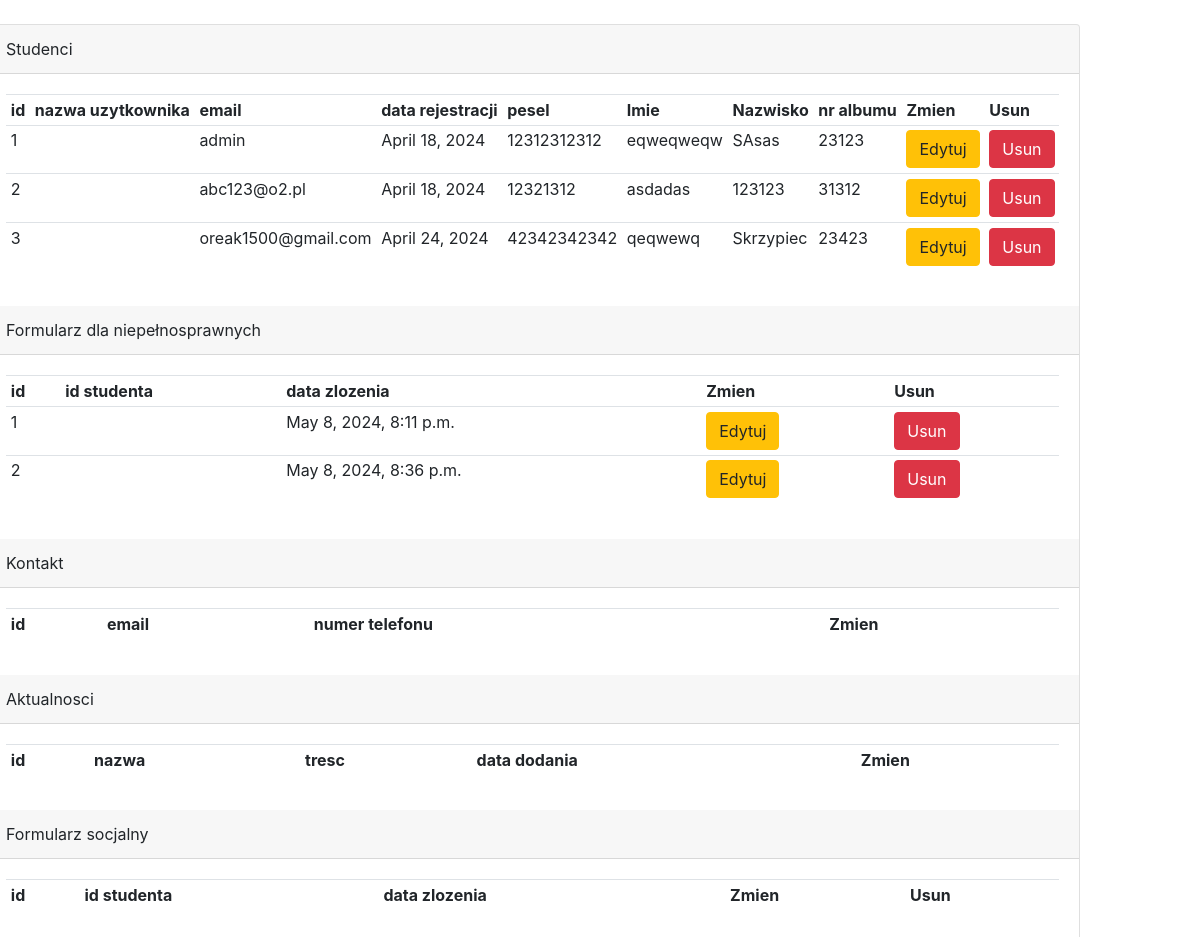
Page /admin_tables on the earlier database version.
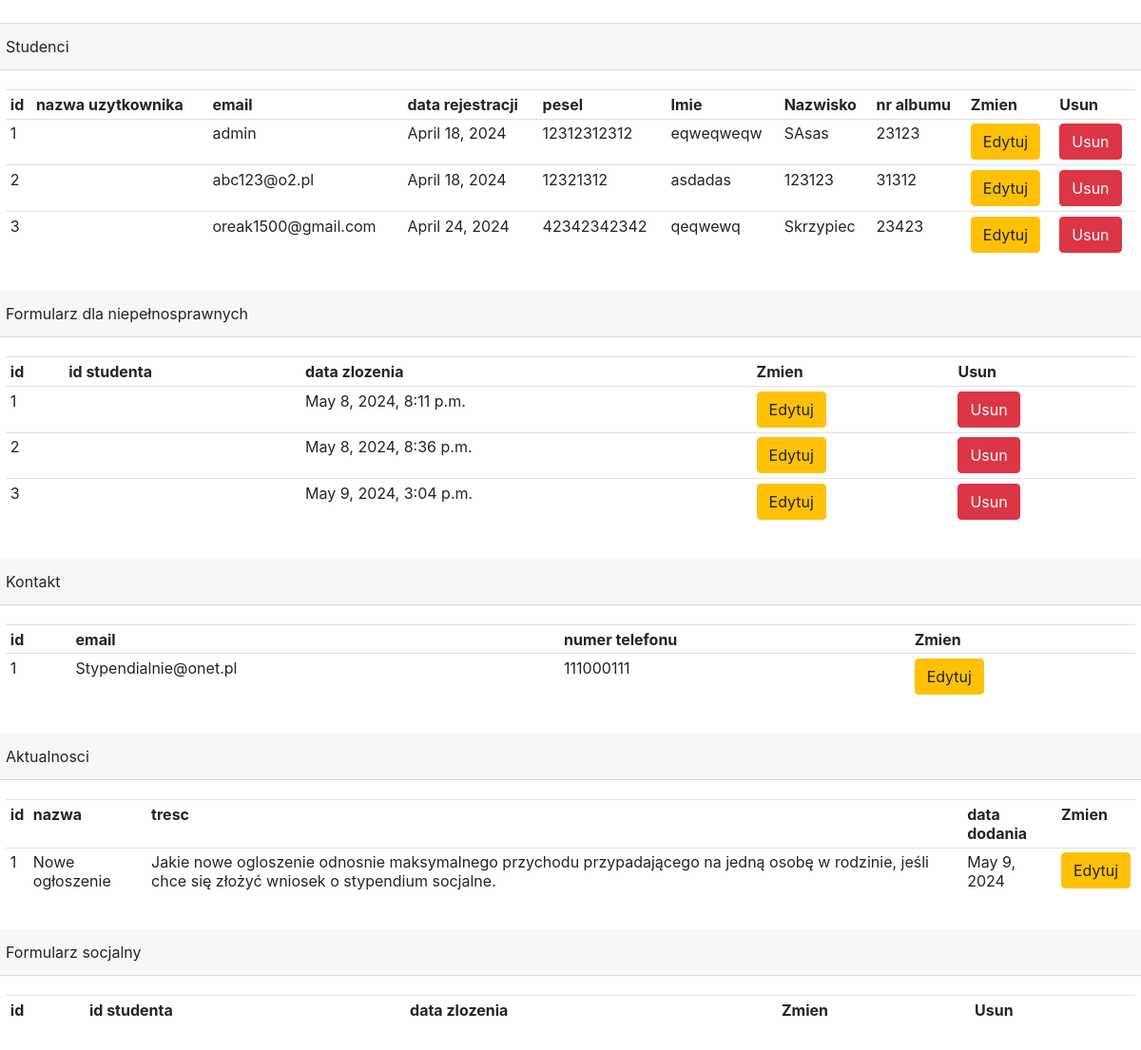
Same page on the later database version.
### api/models.py (models this page shows, shortened)
class Student(AbstractUser):
    id_student = models.IntegerField(primary_key=True, blank=True)
    email = models.CharField(null=True, unique = True, max_length = 60)
    data_rejestracji = models.DateField(null=True)
    ikonka = models.ImageField(null=True, max_length = 50, blank=True, upload_to='dokumenty/ikonki')
    pesel = models.CharField(null=True, unique = True, max_length=11, validators=[validate_digits_only])
    imie = models.CharField(null=True, max_length=20)
    nazwisko = models.CharField(null=True, max_length=35)
    zalaczniki = models.FileField(null=True, upload_to='dokumenty/zalaczniki', blank = True)
    numer_telefonu = models.CharField(null=True, unique = True, max_length=9, validators=[validate_digits_only])
    nazwa_kierunku = models.ForeignKey(Kierunek, on_delete=models.CASCADE)
    semestr = models.CharField(null=True, max_length=1, validators=[validate_digits_only])
    numer_albumu = models.CharField(null=True, max_length=5, validators=[validate_digits_only])
    rok_studiow = models.CharField(null=True, max_length=1, validators=[validate_digits_only])
    numer_konta_bankowego = models.CharField(null=True, max_length=26, validators=[validate_digits_only])
    REQUIRED_FIELDS = ['email']

class Formularz(models.Model):
    id_formularza = models.IntegerField(primary_key=True)
    typ_stypendium = models.CharField(null=True, blank=True, max_length=30)
    student = models.ForeignKey('Student', on_delete=models.CASCADE)
    data_zlozenia = models.DateTimeField(null=True, blank=True)
    przychod_bez_podatku = models.FloatField(null=True, blank=True)
    srednia_ocen = models.FloatField(null=True, blank=True)
    dodatkowe_informacje = models.TextField(null=True, blank=True)
    plik_orzeczenie = models.ImageField(null=True, blank=True, upload_to='dokumenty/orzeczenia')
    id_osiagniecia = models.IntegerField(null=True, blank=True)
    oswiadczenie_prawo_o_szkolnictwie = models.BooleanField(default=False)
    oswiadczenie_gospodarstwo_domowe = models.BooleanField(default=False)
    oswiadczenie_dochody = models.BooleanField(default=False)
    zalacznik = models.FileField(null=True, blank=True, upload_to='dokumenty/zalaczniki')
    stopien_niepelnosprawnosci = models.ForeignKey('StopienNiepelnosprawnosci', on_delete=models.CASCADE, null=True, blank=True)
    symbol_niepelnosprawnosci = models.ForeignKey('SymbolNiepelnosprawnosci', on_delete=models.CASCADE, null=True, blank=True)
    charakter_stopnia_niepelnosprawnosci = models.TextField(null=True, blank=True, max_length=100)
    data_rozpoczecia_orzeczenia = models.DateField(null=True, blank=True)
    data_konca_orzeczenia = models.DateField(null=True, blank=True)
    aktualny_semestr = models.ForeignKey('AktualnySemestr', on_delete=models.CASCADE, null=True, blank=True)
    semestr_studenta = models.ForeignKey('SemestrStudenta', on_delete=models.CASCADE, null=True, blank=True)
    zalacznik_niepelnosprawnosc = models.FileField(null=True, blank=True, upload_to='dokumenty/zalaczniki_niepelnosprawnosci')

class Kontakt(models.Model):
    id_kontakt = models.IntegerField(primary_key=True)
    email = models.TextField(null=True)
    numer_tel = models.IntegerField(null=True)
    admin = models.ForeignKey(Admin, on_delete=models.CASCADE, null=True)

class Aktualnosci(models.Model):
    id_aktualnosci = models.IntegerField(primary_key=True)
    nazwa_aktualnosci = models.TextField(null=True)
    tekst_aktualnosci = models.TextField(null=True)
    data_opublikowania = models.DateField(null=True)
    admin = models.ForeignKey(Admin, on_delete=models.CASCADE, null=True)

### api/views.py (the view)
# urls.py: path('admin_tables', AdminTables, name='admin_tables'),
def AdminTables(request):
    student = Student.objects.all()
    formularz = Formularz.objects.all()
    kontakt = Kontakt.objects.all()
    aktualnosci = Aktualnosci.objects.all()
    context = {'student': student , 'formularz': formularz, 'kontakt': kontakt, 'aktualnosci': aktualnosci}
    return render(request, 'website/admin_tables.html', context)

### api/templates/website/admin_tables.html (shortened to what this page needs)
{% extends 'navbar.html' %}
{% block content %}
    <br>
    <div class="row">
        <div class="card ">
                <div class="card-header">
                    Studenci
                </div>
                <div class="card-body">
                    <table class="table table-sm ">
                        <tr>
                            <th>id</th>
                            <th>nazwa uzytkownika</th>
                            <th>email</th>
                            <th>data rejestracji</th>
                            <th>pesel</th>
                            <th>Imie</th>
                            <th>Nazwisko</th>
                            <th>nr albumu</th>
                            <th>Zmien</th>
                            <th>Usun</th>
                        </tr>
                        {% for students in student %}
                            <tr>
                                <td>{{students.id_student}}</td>
                                <td>{{students.nazwa_uzytkownika}}</td>
                                <td>{{students.email}}</td>
                                <td>{{students.data_rejestracji}}</td>
                                <td>{{students.pesel}}</td>
                                <td>{{students.imie}}</td>
                                <td>{{students.nazwisko}}</td>
                                <td>{{students.numer_albumu}}</td>
                                <td><a class="btn btn-warning" href="{% url 'edytuj_studenta' students.id_student %}">Edytuj</a></td>
                                <td><a class="btn btn-danger" href="{% url 'usun_studenta' students.id_student %}" >Usun</a></td>
                        {% endfor %}
                    </table>
                </div>
                <div class="card-header">
                    Formularz dla niepełnosprawnych
                </div>
                <div class="card-body">
                    <table class="table table-sm ">
                        <tr>
                            <th>id</th>
                            <th>id studenta</th>
                            <th>data zlozenia</th>
                            <th>Zmien</th>
                            <th>Usun</th>
                        </tr>
                        {% for form in formularz %}
                            <tr>
                                <td>{{form.id_formularza}}</td>
                                <td>{{form.id_studenta}}</td>
                                <td>{{form.data_zlozenia}}</td>
                                <td><a class="btn btn-warning" href="{% url 'edytuj_form_niepelno' form.id_formularza %}">Edytuj</a></td>
                                <td><a class="btn btn-danger" href="{% url 'usun_form_niepelno' form.id_formularza %}" >Usun</a></td>
                            </tr>
                        {% endfor %}
                    </table>
                </div>
                <div class="card-header">
                    Kontakt
                </div>
                <div class="card-body">
                    <table class="table table-sm ">
                        <tr>
                            <th>id</th>
                            <th>email</th>
                            <th>numer telefonu</th>
                            <th>Zmien</th>
                        </tr>
                        {% for kont in kontakt %}
                            <tr>
                                <td>{{kont.id_kontakt}}</td>
                                <td>{{kont.email}}</td>
                                <td>{{kont.numer_tel}}</td>
                                <td><a class="btn btn-warning" href="{% url 'edytuj_kontakt'%}">Edytuj</a></td>
                            </tr>
                        {% endfor %}
                    </table>
                </div>
                <div class="card-header">
                    Aktualnosci
                </div>
                <div class="card-body">
                    <table class="table table-sm ">
                        <tr>
                            <th>id</th>
                            <th>nazwa</th>
                            <th>tresc</th>
                            <th>data dodania</th>
                            <th>Zmien</th>
                        </tr>
                        {% for akt in aktualnosci %}
                            <tr>
                                <td>{{akt.id_aktualnosci}}</td>
                                <td>{{akt.nazwa_aktualnosci}}</td>
                                <td>{{akt.tekst_aktualnosci}}</td>
                                <td>{{akt.data_opublikowania}}</td>
                                <td><a class="btn btn-warning" href="{% url 'edytuj_aktualnosci' akt.id_aktualnosci %}">Edytuj</a></td>
                            </tr>
                        {% endfor %}
                    </table>
                </div>
                <div class="card-header">
                    Formularz socjalny
                </div>
                <div class="card-body">
                    <table class="table table-sm ">
                        <tr>
                            <th>id</th>
                            <th>id studenta</th>
                            <th>data zlozenia</th>
                            <th>Zmien</th>
                            <th>Usun</th>
                        </tr>
                    </table>
                </div>
        </div>
    </div>
{% endblock %}

### api/templates/navbar.html (shortened to what this page needs)
<DOCTYPE html>
    <html lang="pl">
    <head>
        <link rel="stylesheet" href="https://cdn.jsdelivr.net/npm/bootstrap@4.0.0/dist/css/bootstrap.min.css">
    </head>
<body>
    {% block content %}
    {% endblock %}
</body>
</html>

Differences in the rows shown:
added Formularz: id_formularza "3", data_zlozenia "May 9, 2024, 3:04 p.m."
added Kontakt: id_kontakt "1", email "Stypendialnie@onet.pl", numer_tel "111000111"
added Aktualnosci: id_aktualnosci "1", nazwa_aktualnosci "Nowe ogłoszenie", tekst_aktualnosci "Jakie nowe ogloszenie odnosnie maksymalnego przychodu przypadającego na jedną osobę w rodzinie, jeśli chce się złożyć wniosek o stypendium socjalne.", data_opublikowania "May 9, 2024"
